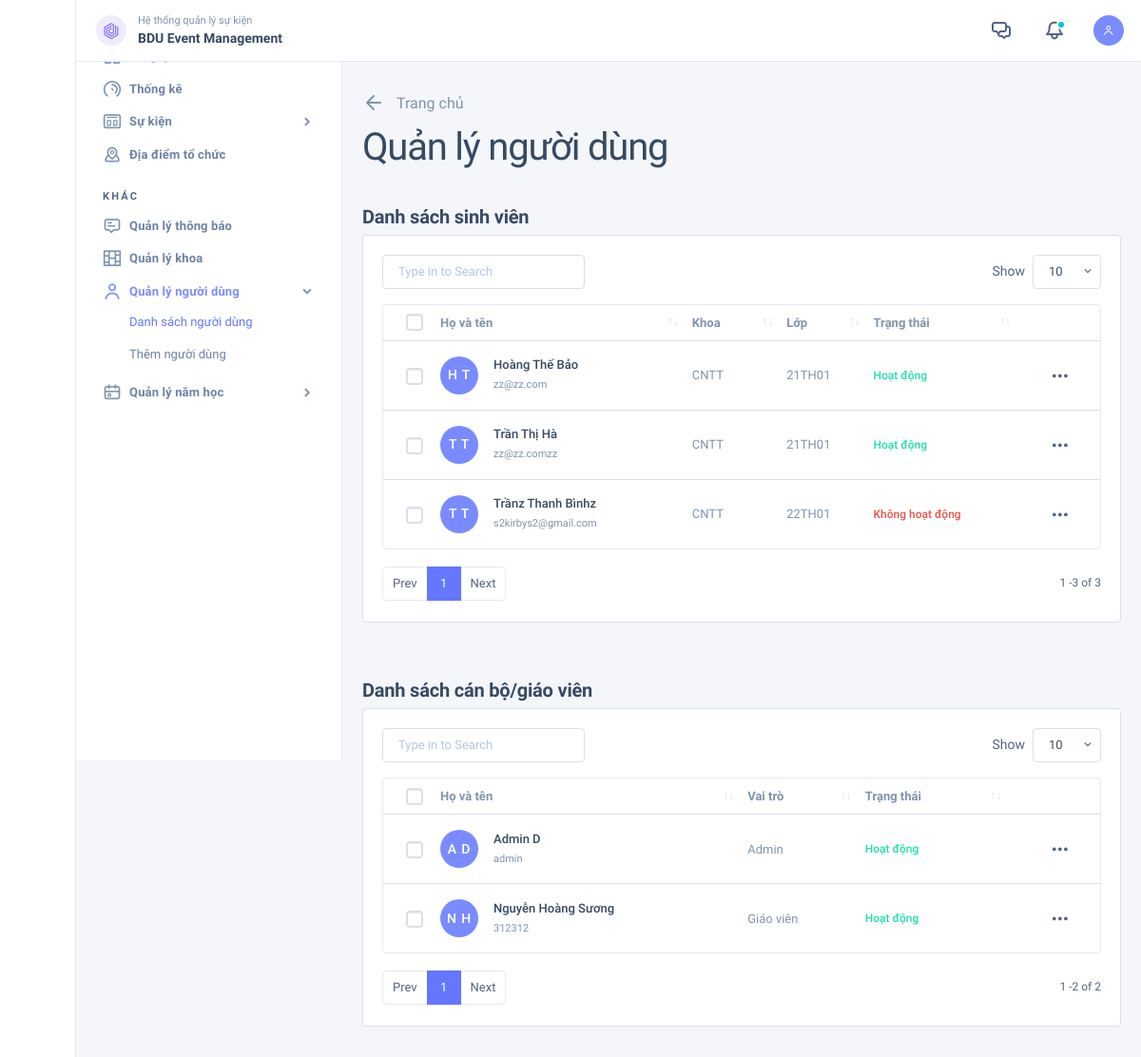
/qlsk/user-list.php (signed in), run on the app's committed database.
### tables this page shows
CREATE TABLE `nguoidung` (
  `MaNguoiDung` int(11) NOT NULL,
  `Ho` varchar(100) DEFAULT NULL,
  `Ten` varchar(100) DEFAULT NULL,
  `Email` varchar(200) DEFAULT NULL,
  `MatKhau` varchar(200) DEFAULT NULL,
  `VaiTro` int(11) DEFAULT NULL,
  `TrangThai` bit(1) DEFAULT NULL,
  `GioiTinh` bit(1) DEFAULT NULL,
  `SoDienThoai` varchar(45) DEFAULT NULL,
  `DiaChi` varchar(1000) DEFAULT NULL,
  `AnhDaiDien` varchar(500) DEFAULT NULL
);

CREATE TABLE `khoa` (
  `MaKhoa` int(11) NOT NULL,
  `TenKhoa` varchar(500) DEFAULT NULL,
  `TrangThai` bit(1) DEFAULT NULL,
  `LuuY` varchar(2000) DEFAULT NULL,
  `HinhAnh` varchar(2000) DEFAULT NULL,
  `MoTa` varchar(2000) DEFAULT NULL
);

CREATE TABLE `lop` (
  `MaLop` int(11) NOT NULL,
  `MaKhoa` int(11) DEFAULT NULL,
  `TenLop` varchar(200) DEFAULT NULL,
  `TrangThai` bit(1) DEFAULT NULL,
  `LuuY` varchar(500) DEFAULT NULL,
  `MoTa` varchar(5000) DEFAULT NULL,
  `NamBatDau` year(4) DEFAULT NULL
);

### qlsk/user-list.php (the view, shortened to what this page needs)
<?php include 'shared/header.php';
include 'core/connector.php';
?>
    <div class="nk-content ">
        <div class="container-fluid">
            <div class="nk-content-inner">
                <div class="nk-content-body">
                    <div class="components-preview wide-md mx-auto">
                        <div class="nk-block-head nk-block-head-lg wide-sm">
                            <div class="nk-block-head-content">
                                <div class="nk-block-head-sub"><a class="back-to" href="index.php"><em class="icon ni ni-arrow-left"></em><span>Trang chủ</span></a></div>
                                <h2 class="nk-block-title fw-normal">Quản lý người dùng</h2>
                            </div>
                        </div>
                        <div class="nk-block nk-block-lg">
                            <h5>Danh sách sinh viên</h5>
                            <div class="card card-bordered card-preview">
                                <div class="card-inner">
                                    <table class="datatable-init  nk-tb-list  " data-export-title="Export" data-auto-responsive="false">
                                        <thead>
                                        <tr class="nk-tb-item nk-tb-head">
                                            <th class="nk-tb-col nk-tb-col-check">
                                                <div class="custom-control custom-control-sm custom-checkbox notext">
                                                </div>
                                            </th>
                                            <th class="nk-tb-col"><span class="sub-text">Họ và tên</span></th>
                                            <th class="nk-tb-col"><span class="sub-text">Khoa</span></th>
                                            <th class="nk-tb-col"><span class="sub-text">Lớp</span></th>
                                            <th class="nk-tb-col tb-col-md"><span class="sub-text">Trạng thái</span></th>
                                            <th class="nk-tb-col nk-tb-col-tools text-end">
                                            </th>
                                        </tr>
                                        </thead>
                                        <tbody>
                                        <?php
                                            $get_student_list = $conn->query('
                                            SELECT
                                              nguoidung.Ten,
                                              nguoidung.MaNguoiDung,
                                              nguoidung.Ho,
                                              nguoidung.Email,
                                              nguoidung.VaiTro,
                                              nguoidung.TrangThai,
                                              lop.TenLop,
                                              khoa.TenKhoa
                                            FROM chitietsinhvien
                                              INNER JOIN lop
                                                ON chitietsinhvien.MaLop = lop.MaLop
                                              INNER JOIN khoa
                                                ON lop.MaKhoa = khoa.MaKhoa
                                              INNER JOIN nguoidung
                                                ON chitietsinhvien.MaNguoiDung = nguoidung.MaNguoiDung');
                                            while ($row = $get_student_list->fetch_assoc()) {
                                        ?>
                                                <tr class="nk-tb-item">
                                                    <td class="nk-tb-col nk-tb-col-check">
                                                        <div class="custom-control custom-control-sm custom-checkbox notext">
                                                        </div>
                                                    </td>
                                                    <td class="nk-tb-col">
                                                        <div class="user-card">
                                                            <div class="user-avatar bg-dim-primary d-none d-sm-flex">
                                                                <span><?php echo $row['Ho'][0] . ' ' . $row['Ten'][0] ?></span>
                                                            </div>
                                                            <div class="user-info">
                                                                <span class="tb-lead"><?php echo $row['Ho'] . ' ' . $row['Ten']   ?> <span class="dot dot-success d-md-none ms-1"></span></span>
                                                                <span><?php echo $row['Email'] ?></span>
                                                            </div>
                                                        </div>
                                                    </td>
                                                    <td class="nk-tb-col tb-col-md">
                                                        <span><?php echo $row['TenKhoa'] ?></span>
                                                    </td>
                                                    <td class="nk-tb-col tb-col-md">
                                                        <span><?php echo $row['TenLop'] ?></span>
                                                    </td>
                                                    <td class="nk-tb-col tb-col-md">
                                                        <span class="tb-status text-<?php echo $row['TrangThai'] == 1 ? 'success' : 'danger' ?>"><?php echo $row['TrangThai'] == 1 ? 'Hoạt động' : 'Không hoạt động' ?></span>
                                                    </td>
                                                    <td class="nk-tb-col nk-tb-col-tools">
                                                        <ul class="nk-tb-actions gx-1">
                                                            <li>
                                                                <div class="drodown">
                                                                    <a href="#" class="dropdown-toggle btn btn-icon btn-trigger" data-bs-toggle="dropdown"><em class="icon ni ni-more-h"></em></a>
                                                                </div>
                                                            </li>
                                                        </ul>
                                                    </td>
                                                </tr>
                                            <?php } ?>
                                        </tbody>
                                    </table>
                                </div>
                            </div>
                        </div>
                        <div class="nk-block nk-block-lg">
                            <h5>Danh sách cán bộ/giáo viên</h5>
                            <div class="card card-bordered card-preview">
                                <div class="card-inner">
                                    <table class="datatable-init  nk-tb-list  " data-export-title="Export" data-auto-responsive="false">
                                        <thead>
                                        <tr class="nk-tb-item nk-tb-head">
                                            <th class="nk-tb-col nk-tb-col-check">
                                                <div class="custom-control custom-control-sm custom-checkbox notext">
                                                </div>
                                            </th>
                                            <th class="nk-tb-col"><span class="sub-text">Họ và tên</span></th>
                                            <th class="nk-tb-col"><span class="sub-text">Vai trò</span></th>
                                            <th class="nk-tb-col tb-col-md"><span class="sub-text">Trạng thái</span></th>
                                            <th class="nk-tb-col nk-tb-col-tools text-end">
                                            </th>
                                        </tr>
                                        </thead>
                                        <tbody>
                                        <?php
                                        $get_teacher_list = $conn->query('
                                            SELECT
                                              nguoidung.Ten,
                                              nguoidung.MaNguoiDung,
                                              nguoidung.Ho,
                                              nguoidung.Email,
                                              nguoidung.VaiTro,
                                              nguoidung.TrangThai
                                            FROM nguoidung
                                            WHERE VaiTro = 1 or VaiTro = 2
                                            ');
                                        while ($tc = $get_teacher_list->fetch_assoc()) {
                                            ?>
                                            <tr class="nk-tb-item">
                                                <td class="nk-tb-col nk-tb-col-check">
                                                    <div class="custom-control custom-control-sm custom-checkbox notext">
                                                    </div>
                                                </td>
                                                <td class="nk-tb-col">
                                                    <div class="user-card">
                                                        <div class="user-avatar bg-dim-primary d-none d-sm-flex">
                                                            <span><?php echo $tc['Ho'][0] . ' ' . $tc['Ten'][0] ?></span>
                                                        </div>
                                                        <div class="user-info">
                                                            <span class="tb-lead"><?php echo $tc['Ho'] . ' ' . $tc['Ten']   ?> <span class="dot dot-success d-md-none ms-1"></span></span>
                                                            <span><?php echo $tc['Email'] ?></span>
                                                        </div>
                                                    </div>
                                                </td>
                                                <td class="nk-tb-col tb-col-md">
                                                    <span><?php echo $tc['VaiTro'] == 1 ? 'Admin' : 'Giáo viên' ?></span>
                                                </td>
                                                <td class="nk-tb-col tb-col-md">
                                                    <span class="tb-status text-<?php echo $tc['TrangThai'] == 1 ? 'success' : 'danger' ?>"><?php echo $tc['TrangThai'] == 1 ? 'Hoạt động' : 'Không hoạt động' ?></span>
                                                </td>
                                                <td class="nk-tb-col nk-tb-col-tools">
                                                    <ul class="nk-tb-actions gx-1">
                                                        <li>
                                                            <div class="drodown">
                                                                <a href="#" class="dropdown-toggle btn btn-icon btn-trigger" data-bs-toggle="dropdown"><em class="icon ni ni-more-h"></em></a>
                                                            </div>
                                                        </li>
                                                    </ul>
                                                </td>
                                            </tr>
                                        <?php } ?>
                                        </tbody>
                                    </table>
                                </div>
                            </div>
                        </div>
                    </div>
                </div>
            </div>
        </div>
    </div>
<?php include 'shared/footer.php' ?>

### data on the page
nguoidung: Ho "H", Ten "T", Ho "Hoàng", Ten "Thế Bảo", Email "zz@zz.com", khoa.TenKhoa "CNTT", lop.TenLop "21TH01", TrangThai "Hoạt động"
nguoidung: Ho "T", Ten "T", Ho "Trần", Ten "Thị Hà", Email "zz@zz.comzz", khoa.TenKhoa "CNTT", lop.TenLop "21TH01", TrangThai "Hoạt động"
nguoidung: Ho "T", Ten "T", Ho "Trầnz", Ten "Thanh Bìnhz", Email "s2kirbys2@gmail.com", khoa.TenKhoa "CNTT", lop.TenLop "22TH01", TrangThai "Không hoạt động"
nguoidung: Ho "A", Ten "D", Ho "Admin", Email "admin", VaiTro "Admin", TrangThai "Hoạt động"
nguoidung: Ho "N", Ten "H", Ho "Nguyễn", Ten "Hoàng Sương", Email "312312", VaiTro "Giáo viên", TrangThai "Hoạt động"
